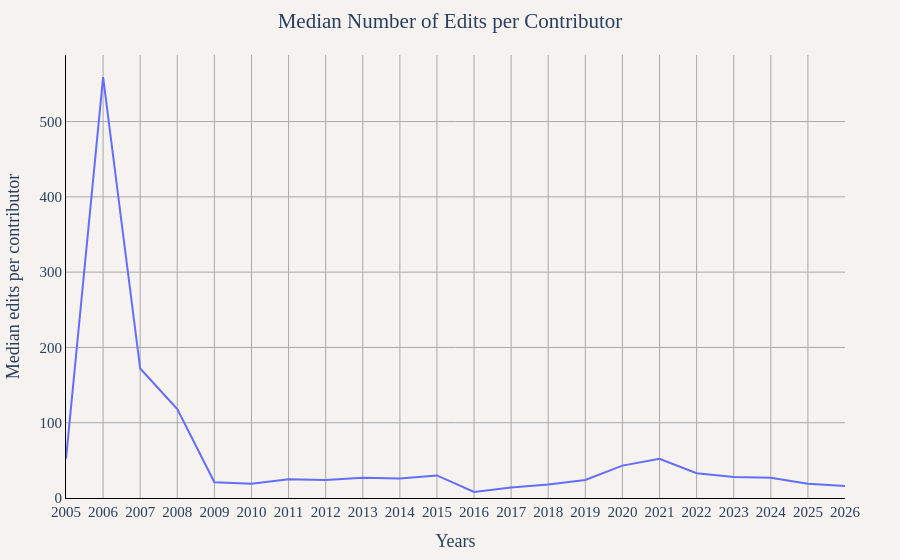

The notebook cell saved with this chart:
### Markdown cell above
## Median Number of Edits per Contributor (Yearly)
This shows the median number of edits made by contributors each year, providing insight into typical contributor activity levels.

### Code cell
df_median_edits_yearly = duckdb.sql("""
WITH yearly_contributor_edits AS (
    SELECT
        year,
        user_name,
        CAST(SUM(edit_count) as INTEGER) as user_edits
    FROM '../changeset_data/year=*/month=*/*.parquet'
    GROUP BY year, user_name
)
SELECT
    CAST(year AS VARCHAR) as Years,
    CAST(PERCENTILE_CONT(0.5) WITHIN GROUP (ORDER BY user_edits) as INTEGER) as "Median edits per contributor"
FROM yearly_contributor_edits
GROUP BY year
ORDER BY year
""").df()

util.show_figure(
    [
        util.FigureConfig(
            title="Median Number of Edits per Contributor",
            x_col="Years",
            y_col="Median edits per contributor",
            query_or_df=df_median_edits_yearly,
        ),
    ],
)

### Figure 1 — Plotly figure (JSON) as saved in the notebook; plotly's stock layout.template omitted (floating-point values rounded to 4 significant figures)
{"data": [{"hovertemplate": "Median edits per contributor<br>%{x}<br>%{y:,} Median edits per contributor<extra></extra>", "name": "Median edits per contributor", "type": "scatter", "visible": true, "x": ["2005", "2006", "2007", "2008", "2009", "2010", "2011", "2012", "2013", "2014", "2015", "2016", "2017", "2018", "2019", "2020", "2021", "2022", "2023", "2024", "2025", "2026"], "y": [52, 559, 172, 118, 21, 19, 25, 24, 27, 26, 30, 8, 14, 18, 24, 43, 52, 33, 28, 27, 19, 16]}], "layout": {"barmode": "stack", "font": {"family": "Times", "size": 15}, "margin": {"b": 55, "l": 55, "r": 55, "t": 55}, "paper_bgcolor": "#f5f2f0", "plot_bgcolor": "#f5f2f0", "title": {"text": "Median Number of Edits per Contributor", "x": 0.5}, "xaxis": {"gridcolor": "darkgray", "linecolor": "black", "showgrid": true, "tickcolor": "black", "title": {"text": "Years"}, "zerolinecolor": "darkgray"}, "yaxis": {"gridcolor": "darkgray", "linecolor": "black", "rangemode": "tozero", "showgrid": true, "tickcolor": "black", "title": {"text": "Median edits per contributor"}, "zerolinecolor": "darkgray"}}}
